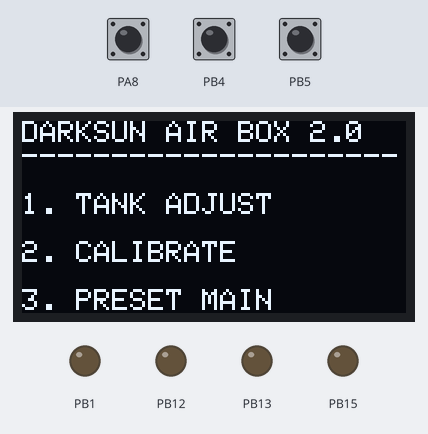
Recording of a sketch running on a simulated STM32 Blue Pill. Parts: 128×64 one-colour display, output pins drawn as LEDs (lit = HIGH). Inputs (shaded band) come from the test bench; at power-on: PA8 HIGH, PB4 HIGH, PB5 HIGH. What the sketch prints to the serial monitor is not drawn.

Above: at 0.6 s.
At 4.2 s:
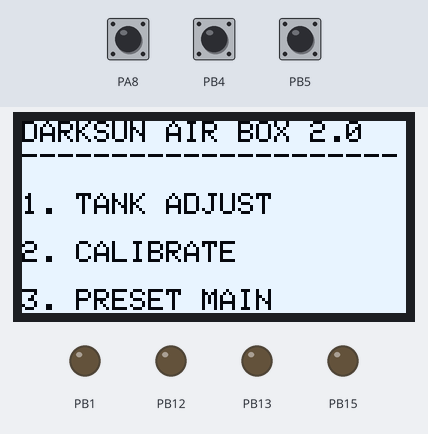
Timing chart, 0 to 40.0 s (numbered marks = the images above):
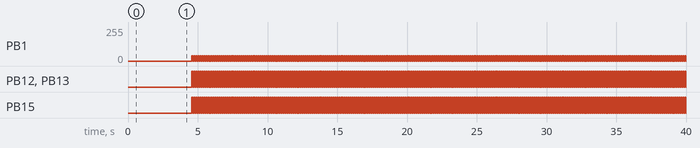

Measured:
- by itself, PB1: alternates 39/255 for 0.07 s and 0/255 for 0.07 s
- by itself, PB12, PB13, PB15: alternates HIGH for 0.07 s and LOW for 0.07 s
- what the display in image 0 shows lasts 2.0 s, from 0.6 s to 2.6 s

The sketch:

keypad_scan_2020_v02.ino
```cpp
#include <SPI.h>
#include <Wire.h>
#include <Adafruit_GFX.h>
#include <Adafruit_SSD1306_STM32.h>

#define OLED_RESET 4
Adafruit_SSD1306 display(OLED_RESET);

bool BlinkState = true;

void setup()
{
  pinMode(PB12, OUTPUT_OPEN_DRAIN);
  pinMode(PB13, OUTPUT_OPEN_DRAIN);
  pinMode(PB1, PWM_OPEN_DRAIN);
  pinMode(PB15, OUTPUT);

  pinMode(PA8, INPUT_PULLUP);
  pinMode(PB4, INPUT_PULLUP);
  pinMode(PB5, INPUT_PULLUP);

  digitalWrite(PB12, LOW);
  digitalWrite(PB13, LOW);
  pwmWrite(PB1, 0);
  digitalWrite(PB15, LOW);

  Serial.begin(9600);
  delay(250);
  Serial1.begin(9600);
  delay(250);
  Serial.println("Starting...");

  // by default, we'll generate the high voltage from the 3.3v line internally! (neat!)
  display.begin(SSD1306_SWITCHCAPVCC, 0x3C); // initialize with the I2C addr 0x3D (for the 128x64)
  // display.begin(SSD1306_SWITCHCAPVCC, 0x3D);  // initialize with the I2C addr 0x3D (for the 128x64)
  // init done
  display.clearDisplay();
  display.display();
  Serial.println("Init done.");

  // Title
  display.setTextSize(1);
  display.setTextColor(WHITE);
  display.setCursor(0, 0);
  display.println("DARKSUN AIR BOX 2.0");
  display.println("---------------------");
  display.setTextSize(1);
  display.println();
  display.println("1. TANK ADJUST");
  display.println();
  display.println("2. CALIBRATE");
  display.println();
  display.println("3. PRESET MAIN");
  display.display();
  delay(2000);

  // invert the display
  for (int iBlink = 0; iBlink < 10; iBlink++)
  {
    display.invertDisplay(BlinkState);
    BlinkState = !BlinkState;
    delay(200);
  }
  display.invertDisplay(false);
}

bool toggle = true;
void loop()
{
  if (toggle)
  {
    digitalWrite(PB12, HIGH);
    digitalWrite(PB13, HIGH);
    pwmWrite(PB1, 10000);
    digitalWrite(PB15, HIGH);
  }
  else
  {
    digitalWrite(PB12, LOW);
    digitalWrite(PB13, LOW);
    pwmWrite(PB1, 0);
    digitalWrite(PB15, LOW);
  }
  toggle = !toggle;

  //Scan key-1
  Serial.print(digitalRead(PA8));
  Serial.println(digitalRead(PB4));
  Serial.println(digitalRead(PB5));
  delay(70);
}
```
